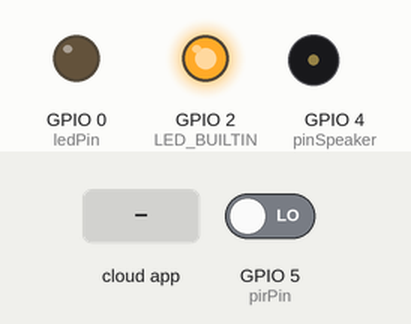
This sketch was run on a simulated ESP8266 (NodeMCU). Parts: output pins drawn as LEDs (lit = HIGH, except the on-board LED, lit = LOW), buzzer (waves = sounding). The test bench sets the inputs (shaded band); at power-on: GPIO 5 (pirPin) LOW. WiFi joins after 1.5 s; servers stay silent unless stated; the Firebase database answers and starts empty; what the sketch prints to the serial monitor is not drawn.

Above: at 2.7 s.
2.8 s: the phone or cloud app sets sent to 1
5.7 s: GPIO 5 (pirPin) driven HIGH
At 6.3 s:
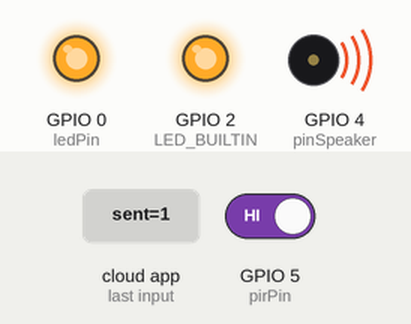
7.3 s: GPIO 5 (pirPin) driven LOW
At 9.8 s:
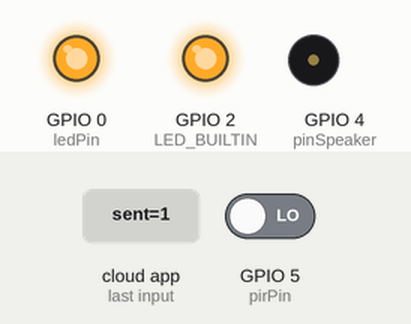
Timing chart, 0 to 11.3 s (numbered marks = the images above; inputs shaded):
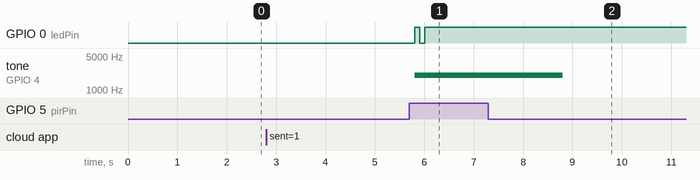

The sketch:

OTP_validate-Copy.ino
```cpp
const int ledPin=0;
//int inputPin = 13; // choose input pin (for Infrared sensor)
//int val = 0; // variable for reading the pin status
//const int buzzer =  4;//digital2 of nodemcu
#define pirPin 5
int pinSpeaker = 4;
int calibrationTime = 30;
long unsigned int lowIn;
long unsigned int pause = 2000;
boolean lockLow = true;
boolean takeLowTime;
int PIRValue = 0;

#include "FirebaseESP8266.h"
#include <ESP8266WiFi.h>
int printResult(FirebaseData &data)
{ int number;
  if (data.dataType() == "int")
    number=data.intData();////////////////////////////////////
    return number;}


#include <FirebaseESP8266.h>

//1. Change the following info
#define WIFI_SSID "TP-LINK_9382"
#define WIFI_PASSWORD "15299185"
#define FIREBASE_HOST "https://advanced-auto-7de27.firebaseio.com/"
#define FIREBASE_AUTH "sltLK5zL7rdhr6tnXuxNzotOTvzUAatpLOTByf2K"

//2. Define FirebaseESP8266 data object for data sending and receiving
FirebaseData fbdo;

String path = "/Validation";
void setup() {
   pinMode(pirPin, INPUT);
   pinMode(pinSpeaker, OUTPUT);
   pinMode(LED_BUILTIN, OUTPUT);
   //pinMode(buzzer, OUTPUT);
   pinMode(ledPin, OUTPUT); // declare LED as output
   //pinMode(inputPin, INPUT); // declare Infrared sensor as input
  Serial.begin(115200);
  WiFi.begin(WIFI_SSID, WIFI_PASSWORD);
  Serial.print("Connecting to Wi-Fi");
  while (WiFi.status() != WL_CONNECTED)
  {
    Serial.print(".");
    delay(300);
  }

  Serial.println();
  Serial.print("Connected with IP: ");
  Serial.println(WiFi.localIP());
  Serial.println();
//3. Set your Firebase info

  Firebase.begin(FIREBASE_HOST, FIREBASE_AUTH);

  //4. Enable auto reconnect the WiFi when connection lost
  Firebase.reconnectWiFi(true);


}
void PIRSensor() {
   if(digitalRead(pirPin) == HIGH) {
      if(lockLow) {
         PIRValue = 1;
         lockLow = false;
         Serial.println("Motion detected.");
         tone(4, 2000, 3000);
         digitalWrite(ledPin, HIGH);
         delay(100);
         digitalWrite(ledPin, LOW);
         delay(100);
         digitalWrite(ledPin, HIGH);
         delay(50);
      }
      takeLowTime = true;
   }
   if(digitalRead(pirPin) == LOW) {
      if(takeLowTime){
         lowIn = millis();takeLowTime = false;
      }
      if(!lockLow && millis() - lowIn > pause) {
         PIRValue = 0;
         lockLow = true;
         Serial.println("Motion ended.");
         noTone(4);
         delay(50);
      }
   }
}
void loop() {
  int sent_otp,received_otp;
   if (Firebase.getInt(fbdo, path + "/sent"))
   {   sent_otp=printResult(fbdo);
   }

   if (Firebase.getInt(fbdo, path + "/received"))
   {   received_otp=printResult(fbdo);
   }
   if(sent_otp == received_otp){
    noTone(4);
    Serial.println("match");
   }
   else if(sent_otp != received_otp){
    PIRSensor();
    Serial.println("no match");
   }


delay(500);
}
```

Measured:
- after the input at 2.8 s, every drawn part: stays the same
- after the input at 5.7 s, GPIO 0 (ledPin): LOW → HIGH after 0.10 s, → LOW 0.10 s later, → HIGH 0.10 s later; tone on GPIO 4 (pinSpeaker): silent → 2000 Hz after 0.10 s
